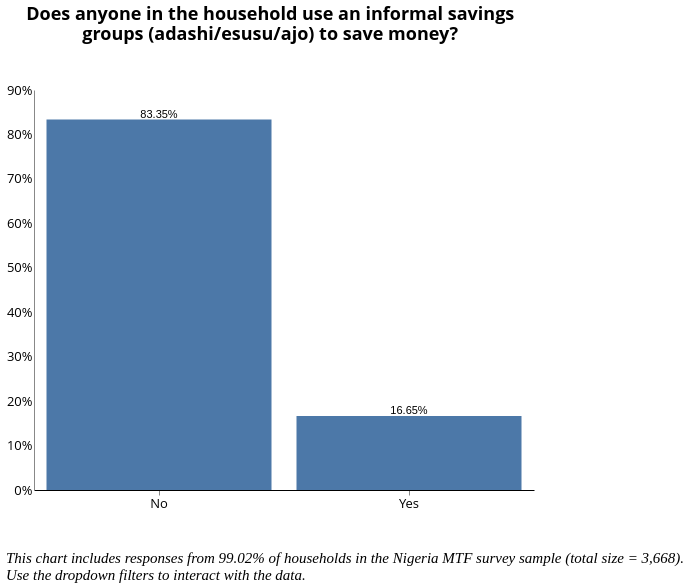

Source (Vega-Lite JSON):
### Vega-Lite specification from a JSON file in a GitHub repository (floating-point values rounded to 4 significant figures; data arrays with more than 128 entries replaced by an {"elided": "..."} marker saying what was removed)
{"width": 800, "height": 400, "config": {"title": {"fontSize": 18, "font": "Open Sans", "anchor": "center", "fontColor": "#000000"}, "axisX": {"domain": true, "domainColor": "#000000", "grid": false, "labelFont": "Open Sans", "labelFontSize": 13, "titleFont": "Open Sans", "titleFontSize": 13, "titleFontWeight": "normal", "title": "X Axis Title (units)", "labelAngle": 0}, "axisY": {"domain": true, "grid": false, "gridColor": "#DEDDDD", "gridWidth": 1, "labelFont": "Open Sans", "labelFontSize": 13, "labelAngle": 0, "ticks": false, "titleFont": "Open Sans", "titleFontSize": 13, "titleFontWeight": "normal", "titlePadding": 10, "title": "Y Axis Title (units)"}, "range": {"category": ["#2980B9", "#003366", "#FFAE19", "#FF4500", "#438B28", "#45B39D", "#99ADC1", "#212F3C"]}, "legend": {"labelFont": "Open Sans", "labelFontSize": 13, "symbolType": "square", "symbolSize": 100, "titleFont": "Open Sans", "titleFontSize": 13, "titleFontWeight": "normal", "title": "Legend", "orient": "right", "offset": 0, "labelLimit": 0}, "tooltip": {"font": "Open Sans"}, "view": {"stroke": "transparent", "text": {"font": "Open Sans", "color": ["#2980B9", "#003366", "#FFAE19", "#FF4500", "#438B28", "#45B39D", "#99ADC1", "#212F3C"], "fontSize": 13, "align": "right", "fontWeight": 400, "size": 13}, "bar": {"size": 40, "binSpacing": 1, "continuousBandSize": 30, "discreteBandSize": 30, "fill": ["#2980B9", "#003366", "#FFAE19", "#FF4500", "#438B28", "#45B39D", "#99ADC1", "#212F3C"], "stroke": false}}}, "concat": [{"layer": [{"mark": "bar", "encoding": {"tooltip": {"field": "b18", "type": "nominal"}, "x": {"axis": {"title": " "}, "field": "b18", "sort": {"field": "b18", "op": "count", "order": "descending"}, "type": "nominal"}, "y": {"aggregate": "sum", "axis": {"format": "%", "title": ""}, "field": "pct", "type": "quantitative"}}, "height": 400, "selection": {"selector015": {"type": "single", "fields": ["stove"], "bind": {"input": "select", "options": [null, "3-Stone/Open Fire Stove", "Manufactured Stove Traditional", "Koresone Stove", "LPG/Natural Gas Stove", "Electric Stove"], "labels": ["All Responses", "3-Stone/Open Fire Stove", "Manufactured Stove Traditional", "Koresone Stove", "LPG/Natural Gas Stove", "Electric Stove"], "name": "Primary cookstove  "}}, "selector014": {"type": "single", "fields": ["i19a"], "bind": {"input": "select", "options": [null, "Wood purchased", "Wood collected", "Charcoal", "Kerosene", "Crop Residue/Plant Biomass", "LPG/cooking Gas", "Garbage", "Electric", "Piped Natural Gas", "Charcoal Briquettes", "Coal Briquette", "Biomass Briquette", "Coal/lignite", "Other, specify"], "labels": ["All Responses", "Wood Purchased", "Wood Collected", "Charcoal", "Kerosene", "Crop Residue/Plant Biomass", "LPG/Cooking Gas", "Garbage", "Electricity", "Piped Natural Gas", "Charcoal Briquettes", "Coal Briquette", "Biomass Briquette", "Coal/Lignite", "Other"], "name": "Primary source of cooking fuel  "}}, "selector013": {"type": "single", "fields": ["c2"], "bind": {"input": "select", "options": [null, "Yes", "No"], "labels": ["All Responses", "Yes", "No"], "name": "Is the household connected to the national grid?  "}}, "selector011": {"type": "single", "fields": ["locality"], "bind": {"input": "select", "options": [null, 0, 1], "labels": ["National", "Urban", "Rural"], "name": "Locality Breakdown  "}}, "selector012": {"type": "single", "fields": ["elc_aggr_tier"], "bind": {"input": "select", "options": [null, "Tier 0", "Tier 1", "Tier 2", "Tier 3", "Tier 4", "Tier 5"], "labels": ["All Tiers", "Tier 0", "Tier 1", "Tier 2", "Tier 3", "Tier 4", "Tier 5"], "name": "Electricity Tier  "}}}, "transform": [{"joinaggregate": [{"op": "count", "field": "*", "as": "total"}]}, {"calculate": "1 / datum.total", "as": "pct"}], "width": 500}, {"mark": {"type": "text", "align": "center", "baseline": "bottom"}, "encoding": {"text": {"aggregate": "sum", "field": "pct", "format": ".2%", "type": "quantitative"}, "tooltip": {"field": "b18", "type": "nominal"}, "x": {"axis": {"title": " "}, "field": "b18", "sort": {"field": "b18", "op": "count", "order": "descending"}, "type": "nominal"}, "y": {"aggregate": "sum", "axis": {"format": "%", "title": ""}, "field": "pct", "type": "quantitative"}}, "height": 400, "transform": [{"joinaggregate": [{"op": "count", "field": "*", "as": "total"}]}, {"calculate": "1 / datum.total", "as": "pct"}], "width": 500}], "title": {"text": ["Does anyone in the household use an informal savings", "groups (adashi/esusu/ajo) to save money?"], "color": "black", "subtitleColor": "black", "offset": 40}, "transform": [{"filter": {"selection": "selector015"}}, {"filter": {"selection": "selector014"}}, {"filter": {"selection": "selector013"}}, {"filter": {"selection": "selector011"}}, {"filter": {"selection": "selector012"}}]}], "data": {"name": "data-da285321e0fd088e63e634063fa73641"}, "title": {"text": ["", "", "This chart includes responses from 99.02% of households in the Nigeria MTF survey sample (total size = 3,668).", "Use the dropdown filters to interact with the data."], "anchor": "start", "baseline": "bottom", "font": "Times New Roman", "fontSize": 15, "fontStyle": "italic", "fontWeight": "normal", "orient": "bottom"}, "$schema": "https://vega.github.io/schema/vega-lite/v4.17.0.json", "datasets": {"data-da285321e0fd088e63e634063fa73641": {"elided": "4139 records"}}}
